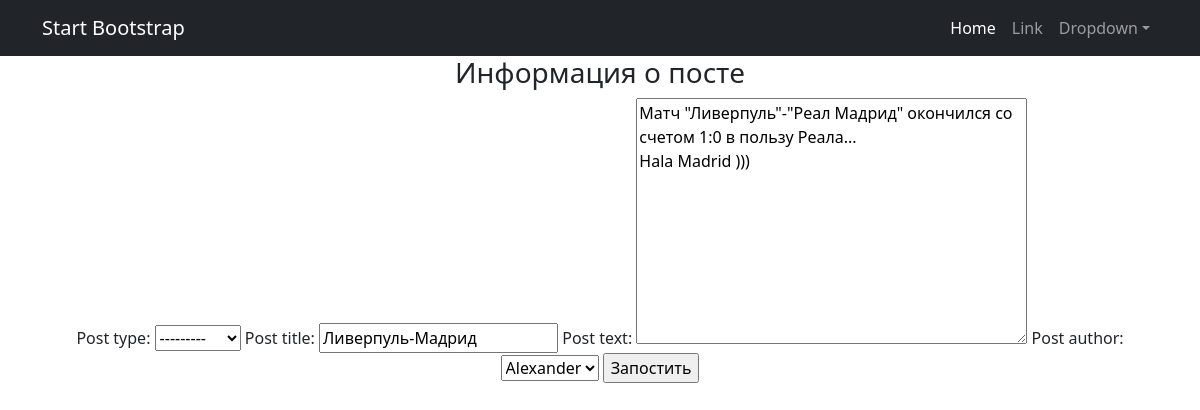
The page /news/create/8 (signed in) on the database its author committed.
### news/models.py (models this page shows, shortened)
class Post(models.Model):
    article = 'AR'
    news = 'NW'
    TYPES = [(article, 'статья'), (news, 'новость')]
    post_author = models.ForeignKey(Author, on_delete=models.CASCADE)
    post_type = models.CharField(max_length=2, choices=TYPES)
    post_time_create = models.DateTimeField(auto_now_add=True)
    post_category = models.ManyToManyField(Category, through='PostCategory')
    post_title = models.CharField(max_length=255)
    post_text = models.TextField()
    post_rating = models.IntegerField(default=0)

### news/views.py (the view)
# urls.py: path('create/<int:pk>', PostUpdate.as_view(), name='post_update'),
class PostUpdate(LoginRequiredMixin, PermissionRequiredMixin, UpdateView ):
    template_name = 'post_create.html'
    permission_required = ('news.add_post',)  # ('news.update_post',)
    form_class = PostForm
    def get_object(self, **kwargs):
        id = self.kwargs.get('pk')
        return Post.objects.get(pk=id)

### news/forms.py
class PostForm(ModelForm):
    class Meta:
        model = Post
        fields = ['post_type', 'post_title', 'post_text', 'post_author']

### news/models.py (called while the page is built)
    def __str__(self):
        return f'{self.author}'

### templates/post_create.html (shortened to what this page needs)
{% extends 'flatpages/default.html' %}
{% load custom_filters %}
{% block content %}
<h3>Информация о посте</h3>
<form method="POST">
    {{ form }}
    <input type="submit" value="Запостить">
</form>
{% endblock content %}

### rows shown on the page
Post: post_type "---------", post_title "Ливерпуль-Мадрид", post_text "Матч \"Ливерпуль\"-\"Реал Мадрид\" окончился со счетом 1:0 в пользу Реала... Hala Madrid )))", post_author "Alexander"
